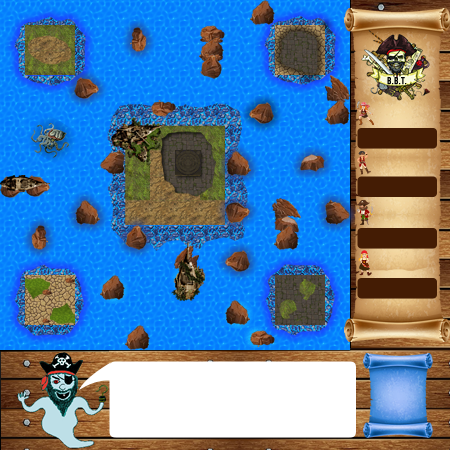

This is a level from a 2D game, rendered from its Tiled map with the project's own tilesets. A one-line summary and the complete map file follow:
An orthogonal 18x18 tile map with 25x25 px tiles, 1 tile layer (Tile Layer 1).

<map version="1.0" tiledversion="1.0.3" orientation="orthogonal" renderorder="right-down" width="18" height="18" tilewidth="25" tileheight="25" nextobjectid="1">
 <tileset firstgid="1" source="V1HubGame.tsx" />
 <layer name="Tile Layer 1" width="18" height="18">
  <data encoding="csv">
1,2,3,4,5,6,7,8,9,10,11,12,13,14,15,16,17,18,
19,20,21,22,23,24,25,26,27,28,29,30,31,32,33,34,35,36,
37,38,39,40,41,42,43,44,45,46,47,48,49,50,51,52,53,54,
55,56,57,58,59,60,61,62,63,64,65,66,67,68,69,70,71,72,
73,74,75,76,77,78,79,80,81,82,83,84,85,86,87,88,89,90,
91,92,93,94,95,96,97,98,99,100,101,102,103,104,105,106,107,108,
109,110,111,112,113,114,115,116,117,118,119,120,121,122,123,124,125,126,
127,128,129,130,131,132,133,134,135,136,137,138,139,140,141,142,143,144,
145,146,147,148,149,150,151,152,153,154,155,156,157,158,159,160,161,162,
163,164,165,166,167,168,169,170,171,172,173,174,175,176,177,178,179,180,
181,182,183,184,185,186,187,188,189,190,191,192,193,194,195,196,197,198,
199,200,201,202,203,204,205,206,207,208,209,210,211,212,213,214,215,216,
217,218,219,220,221,222,223,224,225,226,227,228,229,230,231,232,233,234,
235,236,237,238,239,240,241,242,243,244,245,246,247,248,249,250,251,252,
253,254,255,256,257,258,259,260,261,262,263,264,265,266,267,268,269,270,
271,272,273,274,275,276,277,278,279,280,281,282,283,284,285,286,287,288,
289,290,291,292,293,294,295,296,297,298,299,300,301,302,303,304,305,306,
307,308,309,310,311,312,313,314,315,316,317,318,319,320,321,322,323,324
</data>
 </layer>
</map>